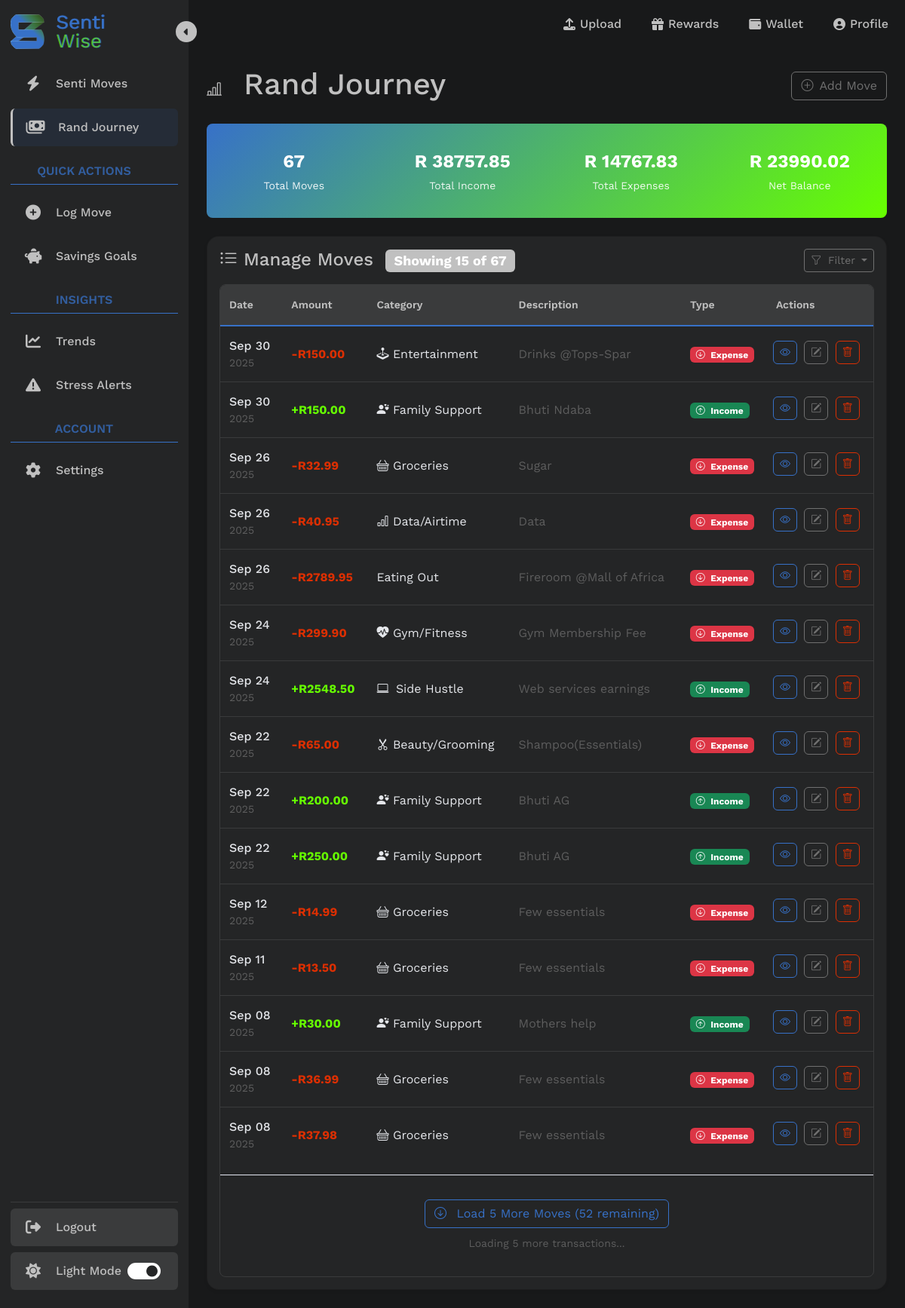
The app's page /transactions/list/ (signed in), older data.
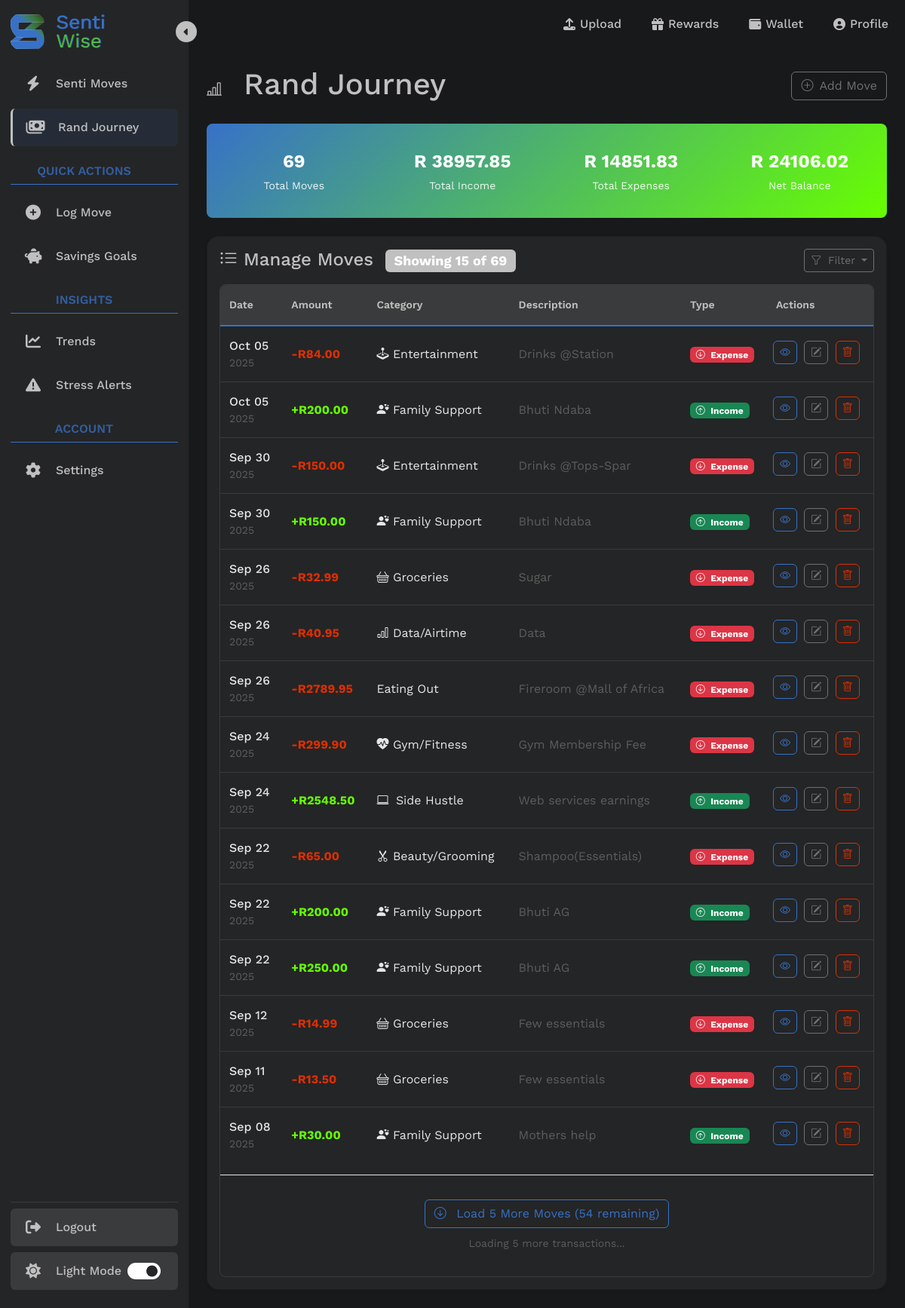
The same page, newer data.
### transactions/models.py (models this page shows, shortened)
class Transaction(models.Model):
    TRANSACTION_TYPES = (
        ('income', 'Income'),
        ('expense', 'Expense'),
    )
    user = models.ForeignKey(User, on_delete=models.CASCADE, related_name='transactions')
    amount = models.DecimalField(max_digits=10, decimal_places=2)
    category = models.CharField(max_length=22, choices=Category.DEFAULT_CATEGORIES) # preset categories in form
    date = models.DateField()
    type = models.CharField(max_length=7, choices=TRANSACTION_TYPES)
    description = models.CharField(max_length=255, blank=True)

### transactions/views.py (the view)
# urls.py: path('transactions/list/', transactions_list_page, name='list_transaction'), # Read: list all
@login_required(login_url='login')
def transactions_list_page(request):
    print(f"DEBUG: GET parameters: {dict(request.GET)}")
    transaction_filter = TransactionFilter(
        request.GET,
        queryset = Transaction.objects.filter(user=request.user).order_by('-date')
    )
    print(f"DEBUG: Filter form is_valid: {transaction_filter.form.is_valid()}")
    print(f"DEBUG: Filter form data: {transaction_filter.form.data}")
    print(f"DEBUG: Filter form cleaned_data: {getattr(transaction_filter.form, 'cleaned_data', 'No cleaned_data')}")
    filtered_qs = transaction_filter.qs
    print(f"DEBUG: SQL Query: {str(filtered_qs.query)}")
    print(f"DEBUG: Filtered count: {filtered_qs.count()}")
    sample_transactions = list(filtered_qs[:5])
    print(f"DEBUG: Sample transaction types: {[t.type for t in sample_transactions]}")
    page = request.GET.get('page', 1)
    page_size = int(request.GET.get('page_size', 15)) # Initial load: 15, subsequent: 5
    if request.headers.get('X-Requested-With') == 'XMLHttpRequest':
        return handle_ajax_transactions(request, filtered_qs)
    paginator = Paginator(filtered_qs, 15)
    initial_transactions = paginator.get_page(1)
    net_totals = filtered_qs.aggregate(
        net_income = Sum('amount', filter=Q(type='income')),
        net_expenses = Sum('amount', filter=Q(type='expense'))
    )
    net_income = net_totals['net_income'] or 0
    net_expenses = net_totals['net_expenses'] or 0
    net_balance = net_income - net_expenses
    context = {
        'transactions': initial_transactions,
        'total_count': filtered_qs.count(),
        'initial_load_count': len(initial_transactions),
        'total_income': float(net_income),
        'total_expenses': float(net_expenses),
        'net_balance': float(net_balance), # Net Balance
        'has_more': initial_transactions.has_next(),
        'current_page': 1,
        'filter': transaction_filter,
        'current_filter_type': request.GET.get('transaction_type', 'all')
    }
    return render(request, "transactions/list_transaction.html", context)

### transactions/templates/transactions/list_transaction.html (shortened to what this page needs)
{% extends 'transactions/testing-new-sidebar/index-2.html' %}
{% load crispy_forms_tags %}
{% load static %}
{% load sass_tags %}
{% block main_content %}
<main class="tracker-main-content p-4 flex-grow-1">
    <div class="d-flex justify-content-between align-items-center mb-4">
        <div>
            <h1 class="text-primary mb-1"><i class="bi bi-bar-chart-line me-3 fs-5"></i>
                Rand Journey
            </h1>
        </div>
        <div class="d-none d-md-block">
            <a href="{% url 'add_transaction' %}" class="btn btn-outline-dark">
                <i class="bi bi-plus-circle me-2"></i>Add Move
            </a>
        </div>
    </div>
    <div class="row g-3 mb-4">
        <div class="col-12">
            <div class="stats-summary p-3">
                <div class="row text-center">
                    <div class="col-6 col-md-3">
                        <div class="stat-item">
                            <div class="stat-value">{{ total_count }}</div>
                            <div class="stat-label">Total Moves</div>
                        </div>
                    </div>
                    <div class="col-6 col-md-3">
                        <div class="stat-item">
                            <div class="stat-value">R {{ total_income|floatformat:2 }}</div>
                            <div class="stat-label">Total Income</div>
                        </div>
                    </div>
                    <div class="col-6 col-md-3">
                        <div class="stat-item">
                            <div class="stat-value">R {{ total_expenses|floatformat:2 }}</div>
                            <div class="stat-label">Total Expenses</div>
                        </div>
                    </div>
                    <div class="col-6 col-md-3">
                        <div class="stat-item">
                            <div class="stat-value">R {{ net_balance|floatformat:2 }}</div>
                            <div class="stat-label">Net Balance</div>
                        </div>
                    </div>
                </div>
            </div>
        </div>
    </div>
    <div class="card bg-card-color shadow-sm mobile-scroll-fade">
        <div class="card-body">
            <div class="top-items d-flex justify-content-between align-items mb-3">
                <h4 class="card-title text-primary mb-0">
                    <i class="bi bi-list-ul me-2"></i>Manage Moves
                    <span class="badge bg-primary ms-2">
                        Showing <span id="showingCount">{{ initial_load_count|default:transactions.count }}</span>
                        of <span id="totalTransactions">{{ total_count }}</span>
                    </span>
                </h4>
                <div class="d-flex align-items-center">
                    {% if total_count > 0 %}
                    <div class="dropdown">
                        <button class="filter-dropdown-btn btn btn-outline-dark btn-sm dropdown-toggle{% if transaction_filter_type %} filtered{% endif %}"
                                id="filterDropdownBtn"
                                type="button"
                                data-bs-toggle="dropdown">
                            <i class="bi bi-funnel me-1"></i>
                            {% if transaction_filter_type %}
                                Filter: {{ transaction_filter_type|title }}
                            {% else %}
                                Filter
                            {% endif %}
                        </button>
                    </div>
                    {% endif %}
                </div>
            </div>
            {% if total_count > 0 %}
            <div class="table-responsive">
                <table class="table table-hover">
                    <thead>
                        <tr>
                            <th>Date</th>
                            <th>Amount</th>
                            <th>Category</th>
                            <th>Description</th>
                            <th>Type</th>
                            <th>Actions</th>
                        </tr>
                    </thead>
                    <tbody id="transactionsTableBody">
                        {% for t in transactions %}
                        <tr>
                            <td data-label="Date">
                                <div class="d-flex flex-column">
                                    <span class="fw-medium">{{ t.date|date:"M d" }}</span>
                                    <small class="text-muted">{{ t.date|date:"Y" }}</small>
                                </div>
                            </td>
                            <td data-label="Amount">
                                <span class="fw-bold {% if t.type == 'income' %}text-success{% else %}text-danger{% endif %}">
                                    {% if t.type == 'income' %}+{% else %}-{% endif %}R{{ t.amount }}
                                </span>
                            </td>
                            <td data-label="Category">
                                <div class="category-icon-text">
                                    {% if t.category == 'SALARY' %}
                                    <i class="bi bi-briefcase me-1"></i> Work/Salary
                                    {% elif t.category == 'SIDE_HUSTLE' %}
                                    <i class="bi bi-laptop me-1"></i> Side Hustle
                                    {% elif t.category == 'BUSARY' %}
                                    <i class="bi bi-mortarboard"></i> Scholarship/Bursary
                                    {% elif t.category == 'ALLOWANCE' %}
                                    <i class="bi bi-person-hearts"></i> Family Support
                                    {% elif t.category == 'STUDENT_LOAN' %}
                                    <i class="bi bi-buildings"></i> Student Loan
                                    {% elif t.category == 'GRANT' %}
                                    <i class="bi bi-clipboard-check"></i> Grant
                                    {% elif t.category == 'GIFT' %}
                                    <i class="bi bi-gift"></i> Gift
                                    {% elif t.category == 'GROCERIES' %}
                                    <i class="bi bi-basket"></i> Groceries
                                    {% elif t.category == 'RENT' %}
                                    <i class="bi bi-house"></i> Rent/Accomodation
                                    {% elif t.category == 'TRANSPORT' %}
                                    <i class="bi bi-train-front"></i> Transport
                                    {% elif t.category == 'DATA' %}
                                    <i class="bi bi-bar-chart"></i> Data/Airtime
                                    {% elif t.category == 'GYM' %}
                                    <i class="bi bi-heart-pulse-fill"></i> Gym/Fitness
                                    {% elif t.category == 'INSURANCE' %}
                                    <i class="bi bi-bank"></i> Insurance
                                    {% elif t.category == 'DEBT' %}
                                    <i class="bi bi-credit-card"></i> Debt Repayment
                                    {% elif t.category == 'ENTERTAINMENT' %}
                                    <i class="bi bi-joystick"></i> Entertainment
                                    {% elif t.category == 'DINING' %}
                                     Eating Out
                                    {% elif t.category == 'EDUCATION' %}
                                    <i class="bi bi-book"></i> Education
                                    {% elif t.category == 'HEALTH' %}
                                    <i class="bi bi-bandaid"></i> Health/Medical
                                    {% elif t.category == 'CLOTHING' %}
                                    <i class="bi bi-bag"></i> Clothing
                                    {% elif t.category == 'SAVINGS' %}
                                    <i class="bi bi-piggy-bank"></i> Savings/Invenstments
                                    {% elif t.category == 'SUBSCRIPTIONS' %}
                                    <i class="bi bi-person-vcard"></i> Subscriptions
                                    {% elif t.category == 'PERSONAL_GROOMING' %}
                                    <i class="bi bi-scissors"></i> Beauty/Grooming
                                    {% else %}
                                    {{ category_display|default:t.category }}
                                    {% endif %}
                                </div>
                            </td>
                            <td data-label="Description" class="d-none d-md-table-cell">
                                <span class="text-muted">{{ t.description|truncatechars:50 }}</span>
                            </td>
                            <td data-label="Type">
                                <span class="badge {% if t.type == 'income' %}bg-success{% else %}bg-danger{% endif %}">
                                    <i class="bi {% if t.type == 'income' %}bi-arrow-up-circle{% else %}bi-arrow-down-circle{% endif %} me-1"></i>
                                    {{ t.type|title }}
                                </span>
                            </td>
                            <td data-label="Actions" class="actions">
                                <div class="d-none d-md-block">
                                    <a href="{% url 'detail_transaction' t.id %}" class="btn btn-sm btn-outline-primary rounded" title="View Details">
                                        <i class="bi bi-eye"></i>
                                    </a>
                                    <a href="{% url 'edit_transaction' t.id %}" class="btn btn-sm btn-outline-dark rounded" title="Edit">
                                        <i class="bi bi-pencil-square"></i>
                                    </a>
                                    <a href="{% url 'delete_transaction' t.id %}" class="btn btn-sm btn-outline-danger rounded" title="Delete">
                                        <i class="bi bi-trash"></i>
                                    </a>
                                </div>
                            </td>
                        </tr>
                        {% endfor %}
                    </tbody>
                </table>
                {% if has_more %}
                <div class="load-more-container" id="loadMoreContainer">
                    <button class="btn btn-outline-primary btn-load-more" id="loadMoreBtn">
                        <span class="load-text">
                        </span>
                    </button>
                    <div class="mt-2">
                        <small class="text-muted">
                            Loading <span id="loadingBatch">5</span> more transactions...
                        </small>
                    </div>
                </div>
                {% endif %}
            </div>
            {% endif %}
        </div>
    </div>
</main>
{% endblock %}

Row changes from the older to the newer data that the page shows:
no longer on this page (row unchanged): Transaction: date "Sep 08", date "2025", amount "36.99", category "GROCERIES" (drawn), description "Few essentials", type "Expense"
no longer on this page (row unchanged): Transaction: date "Sep 08", date "2025", amount "37.98", category "GROCERIES" (drawn), description "Few essentials", type "Expense"
added Transaction: date "Oct 05", date "2025", amount "84.00", category "ENTERTAINMENT" (drawn), description "Drinks @Station", type "Expense"
added Transaction: date "Oct 05", date "2025", amount "200.00", category "ALLOWANCE" (drawn), description "Bhuti Ndaba", type "Income"
Text that changed along with them:
{{ total_count }}: "67" → "69"
{{ total_income|floatformat:2 }}: "38757.85" → "38957.85"
{{ total_expenses|floatformat:2 }}: "14767.83" → "14851.83"
{{ net_balance|floatformat:2 }}: "23990.02" → "24106.02"
text written by a page script: "Load 5 More Moves (52 remaining)" → "Load 5 More Moves (54 remaining)"
